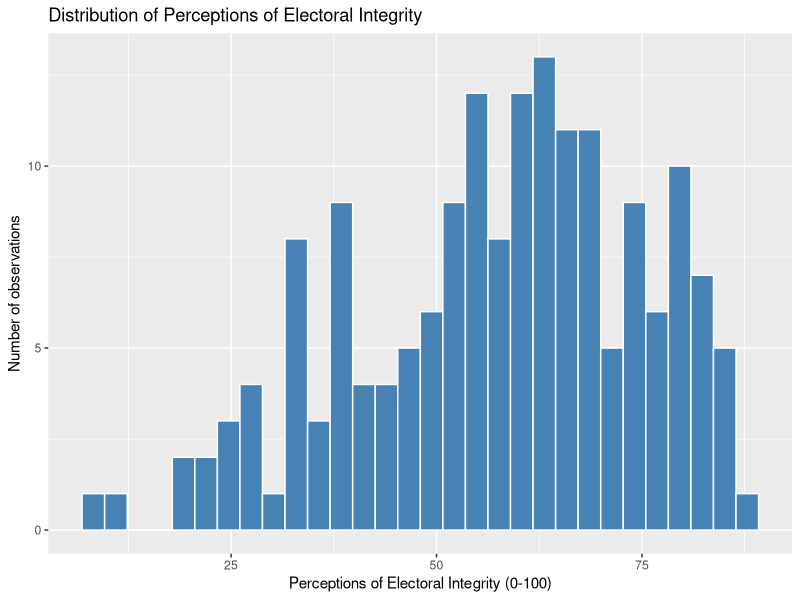
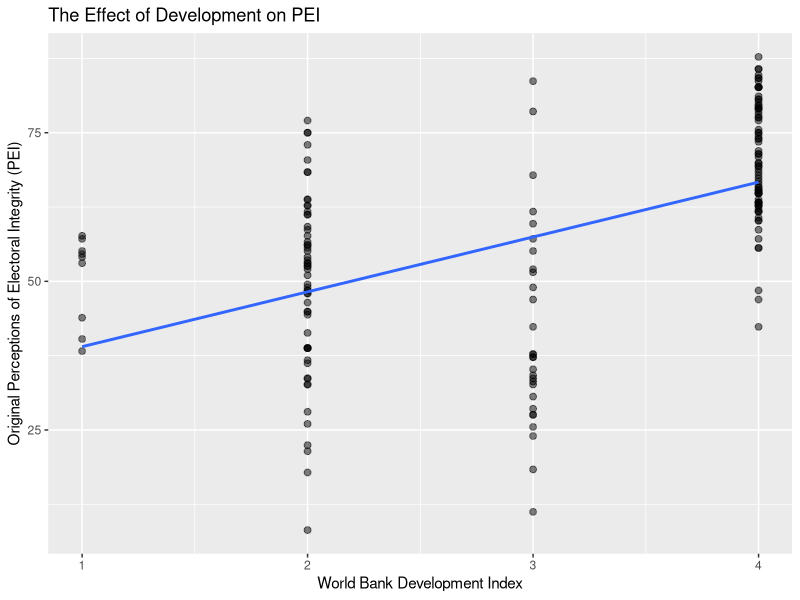

Write R code to recreate these figures, in order.
## ---- chunk 1
library(haven)
library(ggplot2)
library(tidyverse)
library(dplyr)
## ---- chunk 2
data <- read_dta("Data.dta")
head(data)
## ---- chunk 3
data |>
  filter(region9 == 3, !is.na(PEI_add_original)) |>
ggplot(mapping = aes(x = PEI_add_original)) +
  geom_histogram(fill = "steelblue", color = "white") +
  labs(x = "Perceptions of Electoral Integrity (0-100)",
       y = "Number of observations"
       , title = "Distribution of Perceptions of Electoral Integrity") #CHANGE!

## ---- chunk 4
data |>
  filter(region9 == 3, !is.na(PEI_add_original)) |>

ggplot(mapping = aes(x = development,
                     y = PEI_add_original)) +
  geom_point(size = 2, alpha = 0.5) +
  geom_smooth(method = "lm", se = FALSE,  formula = y ~ x) +
  labs(x = "World Bank Development Index",
       y = "Original Perceptions of Electoral Integrity (PEI)"
       , title = "The Effect of Development on PEI") 

## ---- chunk 5

data_for_reg <- data |>
  filter(region9 == 3)
         
library(broom)
fit <- lm(PEI_add_original  ~ development, data = data_for_reg) |>
  tidy() |>
  knitr::kable(digits = 3)
fit
